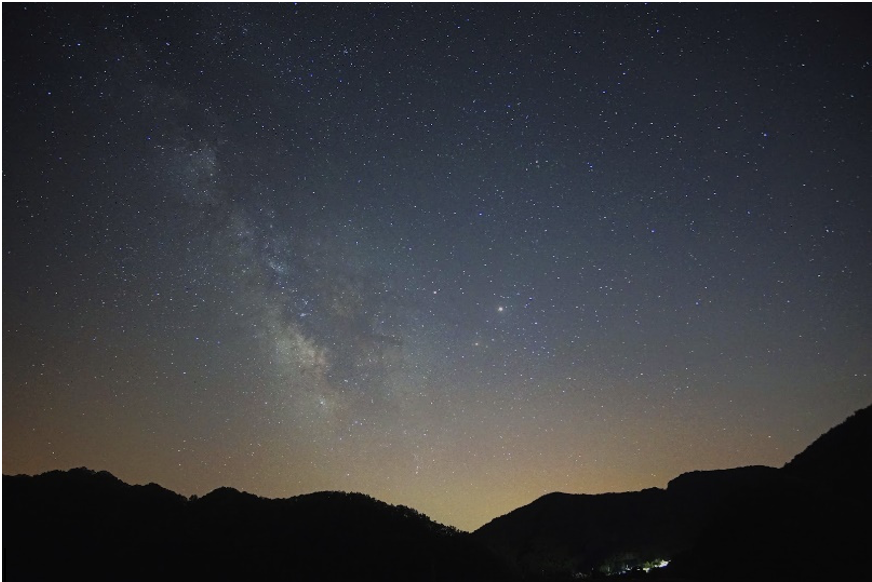
//> input picture star.png, 872 x 582 px
$ ./pop   (built with g++ and OpenCV 4)
//> lines starting //> are read from the running program, lines starting //| are printed output that depends on the picture
#include <opencv2/opencv.hpp>
#include <iostream>
using namespace cv;
using namespace std;

int main() {

    Mat image;
    image = imread("star.png",0);
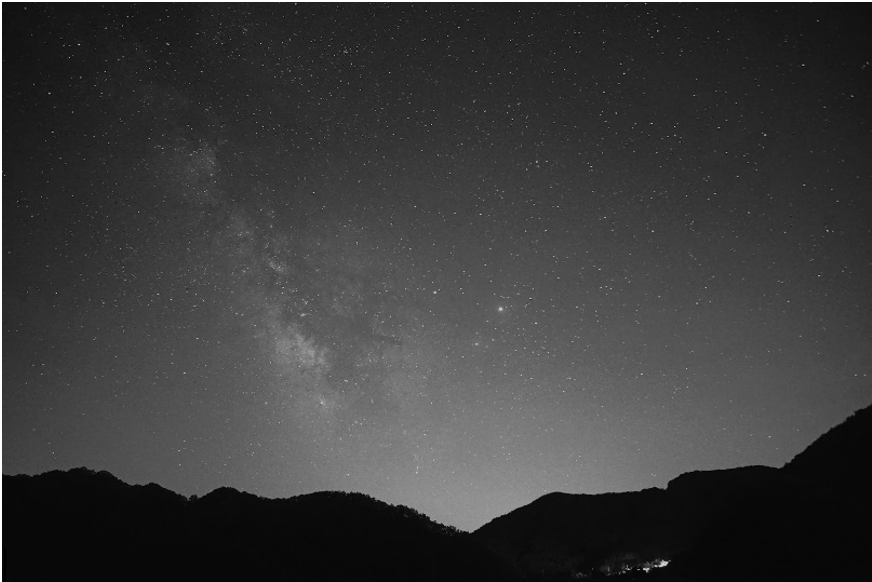
//> image: 582 rows x 872 cols, CV_8UC1; min 0, max 255, mean 58.6
    Mat laplacian, abs_laplacian, sharpening;
    Laplacian(image, laplacian, CV_16S, 1, 1, 0);
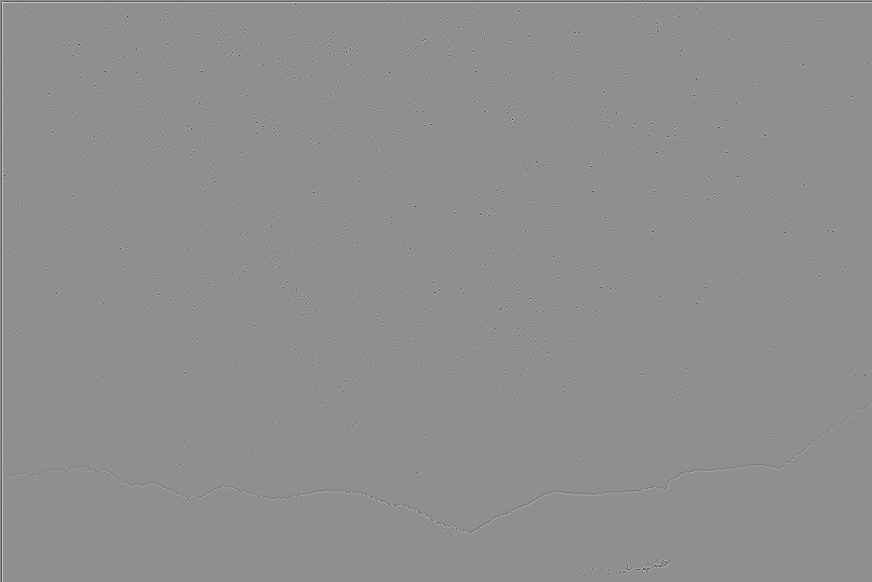
//> laplacian: 582 rows x 872 cols, CV_16SC1; min -615, max 478, mean 0; drawn with min black and max white
    convertScaleAbs(laplacian, abs_laplacian);
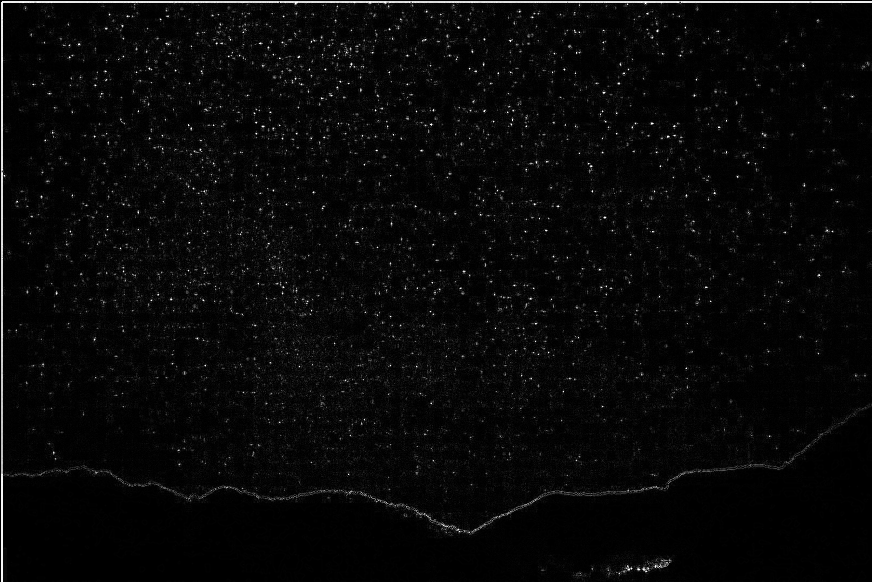
//> abs_laplacian: 582 rows x 872 cols, CV_8UC1; min 0, max 255, mean 7.9
    sharpening = abs_laplacian + image;
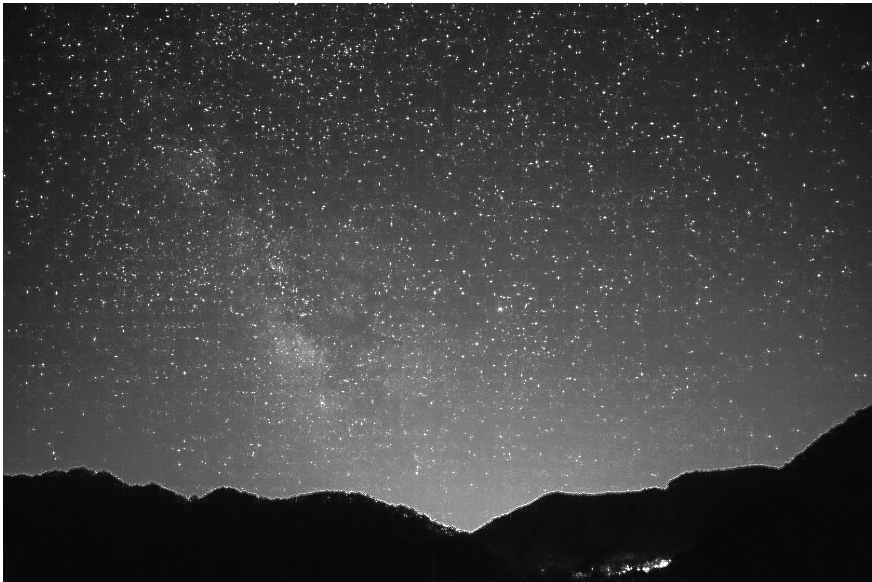
//> sharpening: 582 rows x 872 cols, CV_8UC1; min 7, max 255, mean 65.8

    imshow("star", image);
    imshow("star_filtered", sharpening);


    waitKey(0);
    return 0;
}

$ run again, with dog.png copied over star.png
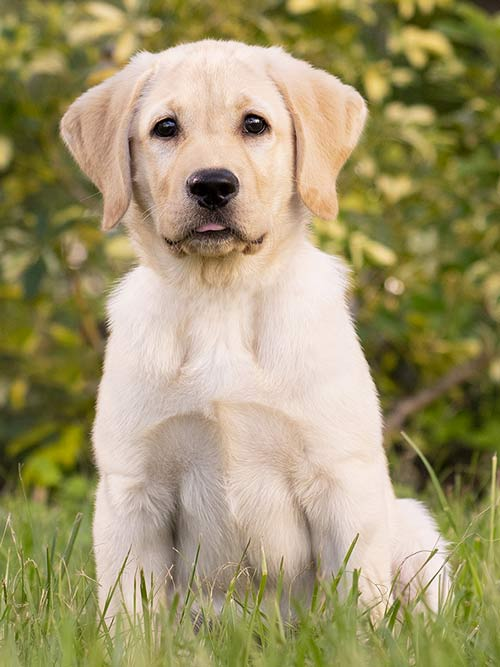
//> input picture dog.png, 500 x 667 px
//> `convertScaleAbs(laplacian, abs_laplacian);`:
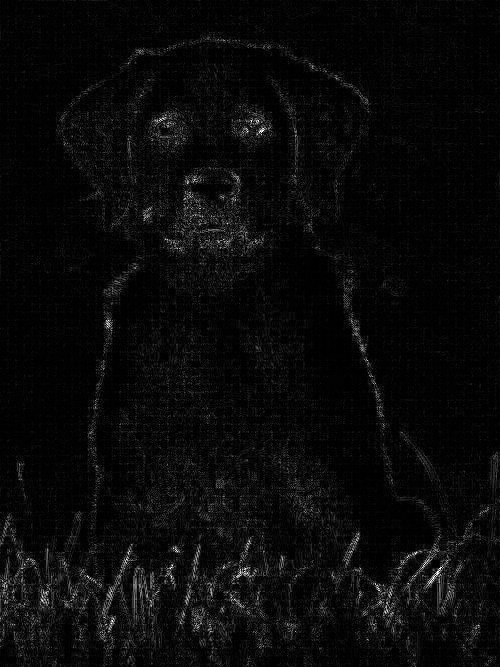
//> abs_laplacian: 667 rows x 500 cols, CV_8UC1; min 0, max 255, mean 10
//> `sharpening = abs_laplacian + image;`:
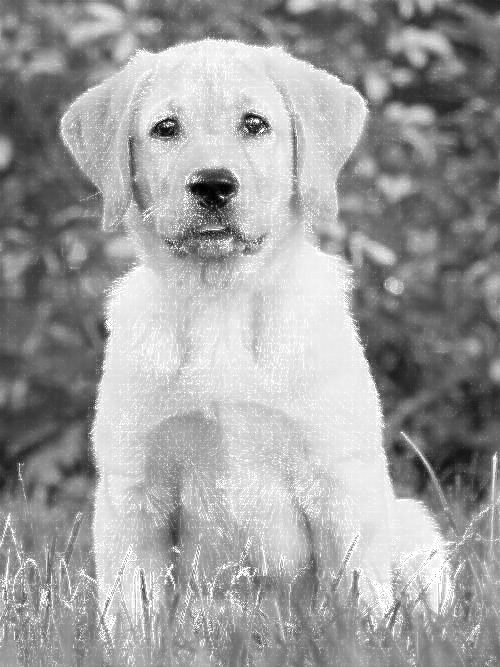
//> sharpening: 667 rows x 500 cols, CV_8UC1; min 0, max 255, mean 158.1

$ run again, with saltnpepper.png copied over star.png
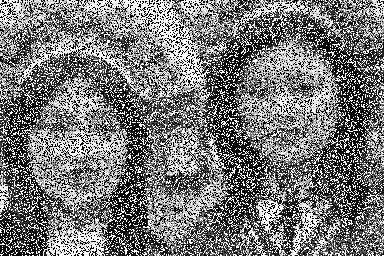
//> input picture saltnpepper.png, 384 x 256 px
//> image is the input picture: 256 rows x 384 cols, CV_8UC1; min 0, max 255, mean 120.1
//> `Laplacian(image, laplacian, CV_16S, 1, 1, 0);`:
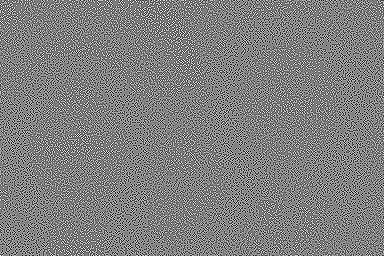
//> laplacian: 256 rows x 384 cols, CV_16SC1; min -1020, max 1020, mean 0.1; drawn with min black and max white
//> `sharpening = abs_laplacian + image;`:
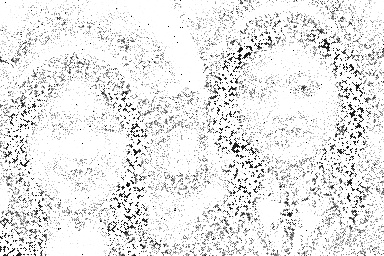
//> sharpening: 256 rows x 384 cols, CV_8UC1; min 0, max 255, mean 232
